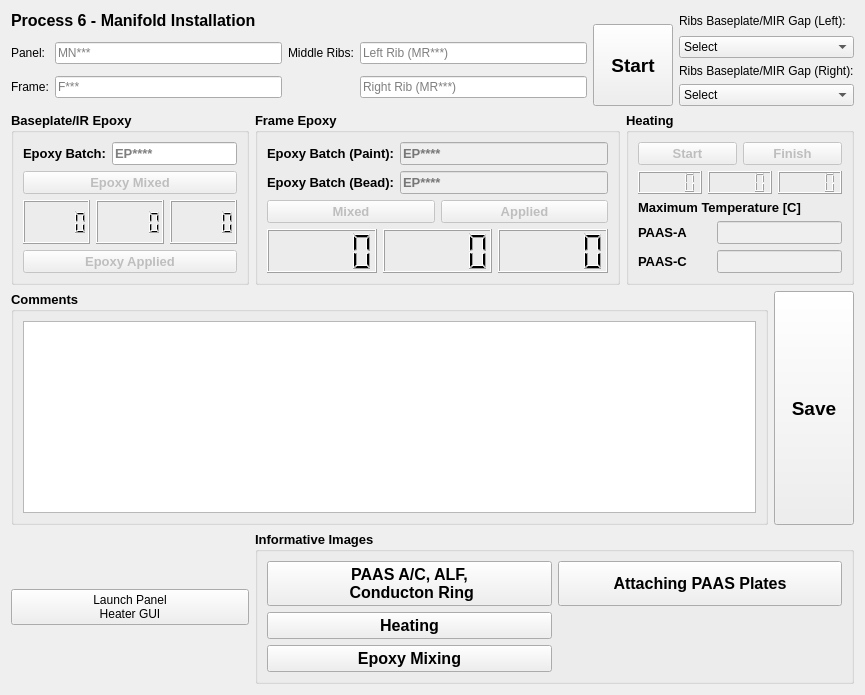
              <widget class="QWidget" name="p6Manifold">
               <layout class="QGridLayout" name="gridLayout_40">
                <item row="0" column="0" colspan="4">
                 <layout class="QGridLayout" name="gridLayout_36">
                  <item row="0" column="0" rowspan="2" colspan="2">
                   <widget class="QLabel" name="label_25">
                    <property name="font">
                     <font>
                      <pointsize>12</pointsize>
                      <weight>75</weight>
                      <bold>true</bold>
                     </font>
                    </property>
                    <property name="text">
                     <string>Process 6 - Manifold Installation</string>
                    </property>
                   </widget>
                  </item>
                  <item row="0" column="2" rowspan="2">
                   <widget class="QLabel" name="label_28">
                    <property name="text">
                     <string>Ribs Baseplate/MIR Gap (Left):</string>
                    </property>
                   </widget>
                  </item>
                  <item row="1" column="1" rowspan="4">
                   <widget class="QPushButton" name="startButton6">
                    <property name="sizePolicy">
                     <sizepolicy hsizetype="Preferred" vsizetype="Preferred">
                      <horstretch>0</horstretch>
                      <verstretch>0</verstretch>
                     </sizepolicy>
                    </property>
                    <property name="font">
                     <font>
                      <pointsize>14</pointsize>
                      <weight>75</weight>
                      <bold>true</bold>
                     </font>
                    </property>
                    <property name="text">
                     <string>Start</string>
                    </property>
                   </widget>
                  </item>
                  <item row="2" column="0" rowspan="3">
                   <layout class="QGridLayout" name="gridLayout_35">
                    <item row="1" column="1">
                     <widget class="QLineEdit" name="frameInput">
                      <property name="text">
                       <string/>
                      </property>
                      <property name="maxLength">
                       <number>5</number>
                      </property>
                      <property name="placeholderText">
                       <string>F***</string>
                      </property>
                     </widget>
                    </item>
                    <item row="0" column="0">
                     <widget class="QLabel" name="label_24">
                      <property name="text">
                       <string>Panel:</string>
                      </property>
                     </widget>
                    </item>
                    <item row="1" column="0">
                     <widget class="QLabel" name="label_142">
                      <property name="text">
                       <string>Frame:</string>
                      </property>
                     </widget>
                    </item>
                    <item row="0" column="1">
                     <widget class="QLineEdit" name="panelInput6">
                      <property name="text">
                       <string/>
                      </property>
                      <property name="maxLength">
                       <number>5</number>
                      </property>
                      <property name="placeholderText">
                       <string>MN***</string>
                      </property>
                     </widget>
                    </item>
                    <item row="0" column="2">
                     <widget class="QLabel" name="label_143">
                      <property name="text">
                       <string>Middle Ribs:</string>
                      </property>
                     </widget>
                    </item>
                    <item row="0" column="3">
                     <widget class="QLineEdit" name="mrInput1">
                      <property name="text">
                       <string/>
                      </property>
                      <property name="maxLength">
                       <number>5</number>
                      </property>
                      <property name="placeholderText">
                       <string>Left Rib (MR***)</string>
                      </property>
                     </widget>
                    </item>
                    <item row="1" column="3">
                     <widget class="QLineEdit" name="mrInput2">
                      <property name="text">
                       <string/>
                      </property>
                      <property name="maxLength">
                       <number>5</number>
                      </property>
                      <property name="placeholderText">
                       <string>Right Rib (MR***)</string>
                      </property>
                     </widget>
                    </item>
                   </layout>
                  </item>
                  <item row="2" column="2">
                   <widget class="QComboBox" name="bpmirgapL">
                    <property name="enabled">
                     <bool>true</bool>
                    </property>
                    <item>
                     <property name="text">
                      <string>Select</string>
                     </property>
                    </item>
                    <item>
                     <property name="text">
                      <string>1</string>
                     </property>
                    </item>
                    <item>
                     <property name="text">
                      <string>2</string>
                     </property>
                    </item>
                    <item>
                     <property name="text">
                      <string>3</string>
                     </property>
                    </item>
                    <item>
                     <property name="text">
                      <string>4</string>
                     </property>
                    </item>
                    <item>
                     <property name="text">
                      <string>5</string>
                     </property>
                    </item>
                    <item>
                     <property name="text">
                      <string>6</string>
                     </property>
                    </item>
                    <item>
                     <property name="text">
                      <string>7</string>
                     </property>
                    </item>
                    <item>
                     <property name="text">
                      <string>8</string>
                     </property>
                    </item>
                    <item>
                     <property name="text">
                      <string>9</string>
                     </property>
                    </item>
                    <item>
                     <property name="text">
                      <string>10</string>
                     </property>
                    </item>
                    <item>
                     <property name="text">
                      <string>11</string>
                     </property>
                    </item>
                    <item>
                     <property name="text">
                      <string>12</string>
                     </property>
                    </item>
                    <item>
                     <property name="text">
                      <string>13</string>
                     </property>
                    </item>
                    <item>
                     <property name="text">
                      <string>14</string>
                     </property>
                    </item>
                    <item>
                     <property name="text">
                      <string>15</string>
                     </property>
                    </item>
                   </widget>
                  </item>
                  <item row="3" column="2">
                   <widget class="QLabel" name="label_135">
                    <property name="text">
                     <string>Ribs Baseplate/MIR Gap (Right):</string>
                    </property>
                   </widget>
                  </item>
                  <item row="4" column="2">
                   <widget class="QComboBox" name="bpmirgapR">
                    <property name="enabled">
                     <bool>true</bool>
                    </property>
                    <item>
                     <property name="text">
                      <string>Select</string>
                     </property>
                    </item>
                    <item>
                     <property name="text">
                      <string>1</string>
                     </property>
                    </item>
                    <item>
                     <property name="text">
                      <string>2</string>
                     </property>
                    </item>
                    <item>
                     <property name="text">
                      <string>3</string>
                     </property>
                    </item>
                    <item>
                     <property name="text">
                      <string>4</string>
                     </property>
                    </item>
                    <item>
                     <property name="text">
                      <string>5</string>
                     </property>
                    </item>
                    <item>
                     <property name="text">
                      <string>6</string>
                     </property>
                    </item>
                    <item>
                     <property name="text">
                      <string>7</string>
                     </property>
                    </item>
                    <item>
                     <property name="text">
                      <string>8</string>
                     </property>
                    </item>
                    <item>
                     <property name="text">
                      <string>9</string>
                     </property>
                    </item>
                    <item>
                     <property name="text">
                      <string>10</string>
                     </property>
                    </item>
                    <item>
                     <property name="text">
                      <string>11</string>
                     </property>
                    </item>
                    <item>
                     <property name="text">
                      <string>12</string>
                     </property>
                    </item>
                    <item>
                     <property name="text">
                      <string>13</string>
                     </property>
                    </item>
                    <item>
                     <property name="text">
                      <string>14</string>
                     </property>
                    </item>
                    <item>
                     <property name="text">
                      <string>15</string>
                     </property>
                    </item>
                   </widget>
                  </item>
                 </layout>
                </item>
                <item row="1" column="0" colspan="2">
                 <widget class="QGroupBox" name="groupBox_15">
                  <property name="font">
                   <font>
                    <pointsize>10</pointsize>
                    <weight>75</weight>
                    <bold>true</bold>
                   </font>
                  </property>
                  <property name="title">
                   <string>Baseplate/IR Epoxy</string>
                  </property>
                  <layout class="QGridLayout" name="gridLayout_37">
                   <item row="1" column="0" colspan="2">
                    <widget class="QPushButton" name="epoxy_mixed41">
                     <property name="enabled">
                      <bool>false</bool>
                     </property>
                     <property name="font">
                      <font>
                       <pointsize>10</pointsize>
                       <weight>75</weight>
                       <bold>true</bold>
                      </font>
                     </property>
                     <property name="text">
                      <string>Epoxy Mixed</string>
                     </property>
                    </widget>
                   </item>
                   <item row="0" column="1">
                    <widget class="QLineEdit" name="epoxy_batch41">
                     <property name="enabled">
                      <bool>true</bool>
                     </property>
                     <property name="text">
                      <string/>
                     </property>
                     <property name="maxLength">
                      <number>6</number>
                     </property>
                     <property name="placeholderText">
                      <string>EP****</string>
                     </property>
                    </widget>
                   </item>
                   <item row="0" column="0">
                    <widget class="QLabel" name="label_131">
                     <property name="text">
                      <string>Epoxy Batch:</string>
                     </property>
                    </widget>
                   </item>
                   <item row="3" column="0" colspan="2">
                    <widget class="QPushButton" name="epoxy_applied41">
                     <property name="enabled">
                      <bool>false</bool>
                     </property>
                     <property name="font">
                      <font>
                       <pointsize>10</pointsize>
                       <weight>75</weight>
                       <bold>true</bold>
                      </font>
                     </property>
                     <property name="text">
                      <string>Epoxy Applied</string>
                     </property>
                    </widget>
                   </item>
                   <item row="2" column="0" colspan="2">
                    <layout class="QHBoxLayout" name="horizontalLayout_21">
                     <item>
                      <widget class="QLCDNumber" name="hour_disp_8">
                       <property name="sizePolicy">
                        <sizepolicy hsizetype="Preferred" vsizetype="Preferred">
                         <horstretch>0</horstretch>
                         <verstretch>0</verstretch>
                        </sizepolicy>
                       </property>
                      </widget>
                     </item>
                     <item>
                      <widget class="QLCDNumber" name="min_disp_8">
                       <property name="sizePolicy">
                        <sizepolicy hsizetype="Preferred" vsizetype="Preferred">
                         <horstretch>0</horstretch>
                         <verstretch>0</verstretch>
                        </sizepolicy>
                       </property>
                      </widget>
                     </item>
                     <item>
                      <widget class="QLCDNumber" name="sec_disp_8">
                       <property name="sizePolicy">
                        <sizepolicy hsizetype="Preferred" vsizetype="Preferred">
                         <horstretch>0</horstretch>
                         <verstretch>0</verstretch>
                        </sizepolicy>
                       </property>
                      </widget>
                     </item>
                    </layout>
                   </item>
                  </layout>
                 </widget>
                </item>
                <item row="1" column="2">
                 <widget class="QGroupBox" name="groupBox_16">
                  <property name="font">
                   <font>
                    <pointsize>10</pointsize>
                    <weight>75</weight>
                    <bold>true</bold>
                   </font>
                  </property>
                  <property name="title">
                   <string>Frame Epoxy</string>
                  </property>
                  <layout class="QGridLayout" name="gridLayout_38">
                   <item row="1" column="0" colspan="2">
                    <widget class="QLabel" name="label_137">
                     <property name="text">
                      <string>Epoxy Batch (Bead):</string>
                     </property>
                    </widget>
                   </item>
                   <item row="0" column="2">
                    <widget class="QLineEdit" name="epoxy_batch42">
                     <property name="enabled">
                      <bool>false</bool>
                     </property>
                     <property name="text">
                      <string/>
                     </property>
                     <property name="maxLength">
                      <number>6</number>
                     </property>
                     <property name="placeholderText">
                      <string>EP****</string>
                     </property>
                    </widget>
                   </item>
                   <item row="1" column="2">
                    <widget class="QLineEdit" name="epoxy_batch42_2">
                     <property name="enabled">
                      <bool>false</bool>
                     </property>
                     <property name="text">
                      <string/>
                     </property>
                     <property name="maxLength">
                      <number>6</number>
                     </property>
                     <property name="placeholderText">
                      <string>EP****</string>
                     </property>
                    </widget>
                   </item>
                   <item row="3" column="0" colspan="3">
                    <layout class="QHBoxLayout" name="horizontalLayout_22">
                     <item>
                      <widget class="QLCDNumber" name="hour_disp_9"/>
                     </item>
                     <item>
                      <widget class="QLCDNumber" name="min_disp_9"/>
                     </item>
                     <item>
                      <widget class="QLCDNumber" name="sec_disp_9"/>
                     </item>
                    </layout>
                   </item>
                   <item row="0" column="0" colspan="2">
                    <widget class="QLabel" name="label_132">
                     <property name="text">
                      <string>Epoxy Batch (Paint):</string>
                     </property>
                    </widget>
                   </item>
                   <item row="2" column="0" colspan="3">
                    <layout class="QHBoxLayout" name="horizontalLayout_30">
                     <item>
                      <widget class="QPushButton" name="epoxy_mixed42">
                       <property name="enabled">
                        <bool>false</bool>
                       </property>
                       <property name="sizePolicy">
                        <sizepolicy hsizetype="Preferred" vsizetype="Fixed">
                         <horstretch>0</horstretch>
                         <verstretch>0</verstretch>
                        </sizepolicy>
                       </property>
                       <property name="font">
                        <font>
                         <pointsize>10</pointsize>
                         <weight>75</weight>
                         <bold>true</bold>
                        </font>
                       </property>
                       <property name="text">
                        <string>Mixed</string>
                       </property>
                      </widget>
                     </item>
                     <item>
                      <widget class="QPushButton" name="epoxy_applied42">
                       <property name="enabled">
                        <bool>false</bool>
                       </property>
                       <property name="sizePolicy">
                        <sizepolicy hsizetype="Preferred" vsizetype="Fixed">
                         <horstretch>0</horstretch>
                         <verstretch>0</verstretch>
                        </sizepolicy>
                       </property>
                       <property name="font">
                        <font>
                         <pointsize>10</pointsize>
                         <weight>75</weight>
                         <bold>true</bold>
                        </font>
                       </property>
                       <property name="text">
                        <string>Applied</string>
                       </property>
                      </widget>
                     </item>
                    </layout>
                   </item>
                  </layout>
                 </widget>
                </item>
                <item row="1" column="3">
                 <widget class="QGroupBox" name="groupBox_21">
                  <property name="font">
                   <font>
                    <pointsize>10</pointsize>
                    <weight>75</weight>
                    <bold>true</bold>
                   </font>
                  </property>
                  <property name="title">
                   <string>Heating</string>
                  </property>
                  <layout class="QGridLayout" name="gridLayout_39">
                   <item row="3" column="0" colspan="2">
                    <widget class="QLabel" name="label_2">
                     <property name="text">
                      <string>PAAS-A</string>
                     </property>
                    </widget>
                   </item>
                   <item row="4" column="2" colspan="2">
                    <widget class="QLineEdit" name="temp4_5">
                     <property name="enabled">
                      <bool>false</bool>
                     </property>
                     <property name="font">
                      <font>
                       <weight>50</weight>
                       <bold>false</bold>
                      </font>
                     </property>
                     <property name="text">
                      <string/>
                     </property>
                     <property name="maxLength">
                      <number>3</number>
                     </property>
                    </widget>
                   </item>
                   <item row="3" column="2" colspan="2">
                    <widget class="QLineEdit" name="temp4_4">
                     <property name="enabled">
                      <bool>false</bool>
                     </property>
                     <property name="font">
                      <font>
                       <weight>50</weight>
                       <bold>false</bold>
                      </font>
                     </property>
                     <property name="text">
                      <string/>
                     </property>
                     <property name="maxLength">
                      <number>3</number>
                     </property>
                    </widget>
                   </item>
                   <item row="2" column="0" colspan="4">
                    <widget class="QLabel" name="label">
                     <property name="text">
                      <string>Maximum Temperature [C]</string>
                     </property>
                    </widget>
                   </item>
                   <item row="0" column="0" colspan="4">
                    <layout class="QHBoxLayout" name="horizontalLayout_3">
                     <item>
                      <widget class="QPushButton" name="heat_start4">
                       <property name="enabled">
                        <bool>false</bool>
                       </property>
                       <property name="sizePolicy">
                        <sizepolicy hsizetype="Preferred" vsizetype="Preferred">
                         <horstretch>0</horstretch>
                         <verstretch>0</verstretch>
                        </sizepolicy>
                       </property>
                       <property name="font">
                        <font>
                         <pointsize>10</pointsize>
                         <weight>75</weight>
                         <bold>true</bold>
                        </font>
                       </property>
                       <property name="text">
                        <string>Start</string>
                       </property>
                      </widget>
                     </item>
                     <item>
                      <widget class="QPushButton" name="heat_finished4">
                       <property name="enabled">
                        <bool>false</bool>
                       </property>
                       <property name="sizePolicy">
                        <sizepolicy hsizetype="Preferred" vsizetype="Preferred">
                         <horstretch>0</horstretch>
                         <verstretch>0</verstretch>
                        </sizepolicy>
                       </property>
                       <property name="font">
                        <font>
                         <pointsize>10</pointsize>
                         <weight>75</weight>
                         <bold>true</bold>
                        </font>
                       </property>
                       <property name="text">
                        <string>Finish</string>
                       </property>
                      </widget>
                     </item>
                    </layout>
                   </item>
                   <item row="4" column="0" colspan="2">
                    <widget class="QLabel" name="label_8">
                     <property name="text">
                      <string>PAAS-C</string>
                     </property>
                    </widget>
                   </item>
                   <item row="1" column="0" colspan="4">
                    <layout class="QHBoxLayout" name="horizontalLayout_23">
                     <item>
                      <widget class="QLCDNumber" name="hour_disp_16"/>
                     </item>
                     <item>
                      <widget class="QLCDNumber" name="min_disp_16"/>
                     </item>
                     <item>
                      <widget class="QLCDNumber" name="sec_disp_16"/>
                     </item>
                    </layout>
                   </item>
                  </layout>
                 </widget>
                </item>
                <item row="2" column="0" colspan="4">
                 <layout class="QHBoxLayout" name="horizontalLayout_20">
                  <item>
                   <widget class="QGroupBox" name="groupBox_22">
                    <property name="font">
                     <font>
                      <pointsize>10</pointsize>
                      <weight>75</weight>
                      <bold>true</bold>
                     </font>
                    </property>
                    <property name="title">
                     <string>Comments</string>
                    </property>
                    <layout class="QGridLayout" name="gridLayout_34">
                     <item row="0" column="0">
                      <widget class="QPlainTextEdit" name="commentBox6">
                       <property name="font">
                        <font>
                         <pointsize>12</pointsize>
                        </font>
                       </property>
                      </widget>
                     </item>
                    </layout>
                   </widget>
                  </item>
                  <item>
                   <widget class="QPushButton" name="saveButton4">
                    <property name="sizePolicy">
                     <sizepolicy hsizetype="Preferred" vsizetype="Preferred">
                      <horstretch>0</horstretch>
                      <verstretch>0</verstretch>
                     </sizepolicy>
                    </property>
                    <property name="font">
                     <font>
                      <pointsize>14</pointsize>
                      <weight>75</weight>
                      <bold>true</bold>
                     </font>
                    </property>
                    <property name="text">
                     <string>Save</string>
                    </property>
                    <attribute name="buttonGroup">
                     <string notr="true">saveButtons</string>
                    </attribute>
                   </widget>
                  </item>
                 </layout>
                </item>
                <item row="3" column="2" colspan="2">
                 <widget class="QGroupBox" name="groupBox_14">
                  <property name="font">
                   <font>
                    <pointsize>10</pointsize>
                    <weight>75</weight>
                    <bold>true</bold>
                   </font>
                  </property>
                  <property name="title">
                   <string>Informative Images</string>
                  </property>
                  <layout class="QGridLayout" name="gridLayout_33">
                   <item row="0" column="0">
                    <widget class="QPushButton" name="picfour1">
                     <property name="sizePolicy">
                      <sizepolicy hsizetype="Preferred" vsizetype="Preferred">
                       <horstretch>0</horstretch>
                       <verstretch>0</verstretch>
                      </sizepolicy>
                     </property>
                     <property name="font">
                      <font>
                       <pointsize>12</pointsize>
                      </font>
                     </property>
                     <property name="text">
                      <string>PAAS A/C, ALF,
 Conducton Ring</string>
                     </property>
                    </widget>
                   </item>
                   <item row="0" column="1">
                    <widget class="QPushButton" name="paas_attach_3">
                     <property name="sizePolicy">
                      <sizepolicy hsizetype="Preferred" vsizetype="Preferred">
                       <horstretch>0</horstretch>
                       <verstretch>0</verstretch>
                      </sizepolicy>
                     </property>
                     <property name="font">
                      <font>
                       <pointsize>12</pointsize>
                      </font>
                     </property>
                     <property name="text">
                      <string>Attaching PAAS Plates</string>
                     </property>
                    </widget>
                   </item>
                   <item row="1" column="0">
                    <widget class="QPushButton" name="picfour3">
                     <property name="sizePolicy">
                      <sizepolicy hsizetype="Preferred" vsizetype="Preferred">
                       <horstretch>0</horstretch>
                       <verstretch>0</verstretch>
                      </sizepolicy>
                     </property>
                     <property name="font">
                      <font>
                       <pointsize>12</pointsize>
                      </font>
                     </property>
                     <property name="text">
                      <string>Heating</string>
                     </property>
                    </widget>
                   </item>
                   <item row="2" column="0">
                    <widget class="QPushButton" name="picfour2">
                     <property name="sizePolicy">
                      <sizepolicy hsizetype="Preferred" vsizetype="Preferred">
                       <horstretch>0</horstretch>
                       <verstretch>0</verstretch>
                      </sizepolicy>
                     </property>
                     <property name="font">
                      <font>
                       <pointsize>12</pointsize>
                      </font>
                     </property>
                     <property name="text">
                      <string>Epoxy Mixing</string>
                     </property>
                    </widget>
                   </item>
                  </layout>
                 </widget>
                </item>
                <item row="3" column="0" colspan="2">
                 <widget class="QPushButton" name="pro6PanelHeater">
                  <property name="text">
                   <string>Launch Panel 
Heater GUI</string>
                  </property>
                 </widget>
                </item>
               </layout>
               <zorder>groupBox_21</zorder>
               <zorder>groupBox_15</zorder>
               <zorder>groupBox_16</zorder>
               <zorder>groupBox_14</zorder>
               <zorder>pro6PanelHeater</zorder>
              </widget>
